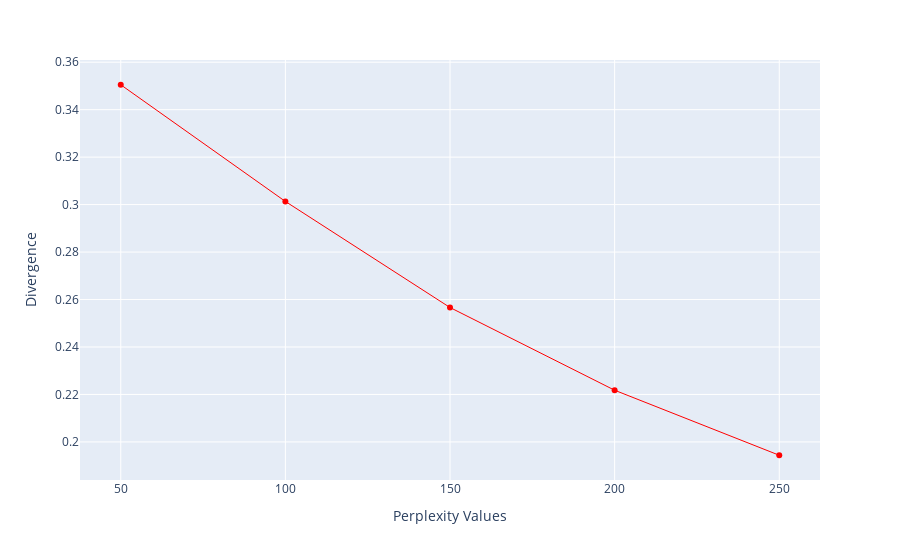

The code cell stored with this chart in its notebook:
### Code cell
import numpy as np

perplexity = np.arange(50, 300, 50)
divergence = []

for i in perplexity:
    model = TSNE(n_components=2, init="pca", perplexity=i)
    reduced = model.fit_transform(X_tsne)
    divergence.append(model.kl_divergence_)
fig = px.line(x=perplexity, y=divergence, markers=True)
fig.update_layout(xaxis_title="Perplexity Values", yaxis_title="Divergence")
fig.update_traces(line_color="red", line_width=1)
fig.show()

### Figure 1 — Plotly figure (JSON) as saved in the notebook; plotly's stock layout.template omitted (floating-point values rounded to 4 significant figures)
{"data": [{"hovertemplate": "x=%{x}<br>y=%{y}<extra></extra>", "legendgroup": "", "line": {"color": "red", "dash": "solid", "width": 1}, "marker": {"symbol": "circle"}, "mode": "lines+markers", "name": "", "orientation": "v", "showlegend": false, "type": "scatter", "x": [50, 100, 150, 200, 250], "xaxis": "x", "y": [0.3505, 0.3013, 0.2566, 0.2218, 0.1944], "yaxis": "y"}], "layout": {"legend": {"tracegroupgap": 0}, "margin": {"t": 60}, "xaxis": {"anchor": "y", "domain": [0, 1], "title": {"text": "Perplexity Values"}}, "yaxis": {"anchor": "x", "domain": [0, 1], "title": {"text": "Divergence"}}}}
